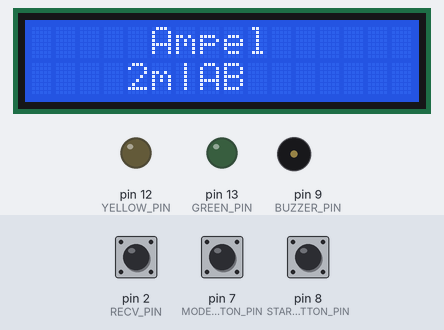
Bench run of a sketch on a simulated Arduino Uno, built with avr-gcc and run on an emulated ATmega328P. Parts: 16×2 character LCD, output pins drawn as LEDs (lit = HIGH), buzzer (waves = sounding). Inputs (shaded band) come from the test bench; at power-on: pin 8 (START_BUTTON_PIN) HIGH, pin 2 (RECV_PIN) HIGH, pin 7 (MODE_BUTTON_PIN) HIGH.

Above: at 10.3 s.
10.4 s: pin 8 (START_BUTTON_PIN) pulled LOW for 0.15 s
At 11.1 s:
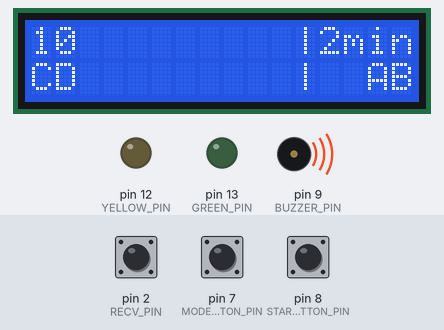
At 14.2 s:
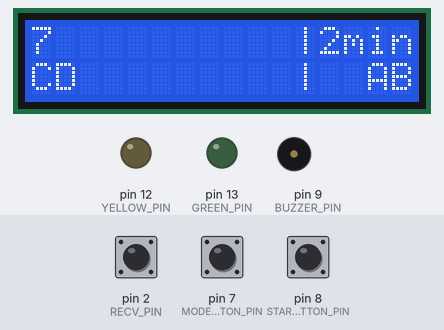
Timing chart, 0 to 15.7 s (numbered marks = the images above; inputs shaded):
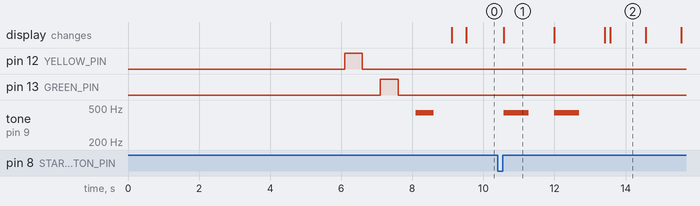

The sketch:

BogenschiessAmpel.ino
```cpp
/*-------------------------------------------------------------
    >>> ToDo <<<
  - Display show 0 from countdown??
  - after abbruch (interrupt) noting works)


  next todo:
  - fix displayed mode and time & show in menue
  - check if all modi are correct
  - stop (curr to end)


--------------------------------------------------------------- */
#include <IRremote.hpp>

#include <LiquidCrystal_I2C.h>

//max millis time:  .046471111111h

#define RED_PIN 11
#define YELLOW_PIN 12
#define GREEN_PIN 13

#define START_BUTTON_PIN 8
#define MODE_BUTTON_PIN 7

#define BUZZER_PIN 9
#define INTERRUPT_ABBRUCH_PIN 18
#define INTERRUPT_WEITER_PIN 19

#define RECV_PIN 2

int mode_num = 0; //0 --> standard mode

unsigned long shooting_time = 0; //modus später
unsigned long start_time = 0;
unsigned long preparing_time = 0;
unsigned long old_disp_time = 0; //to remember the old display time to update it everytime it changes


bool terminate = false;
bool jump_forward = false;

int taster_stat = 0;
int mode_taster_stat = 1;

//mode variables
bool mode_ABCD = false; //true/false
int curr_group = 0; //0 = AB/ 1 = CD


LiquidCrystal_I2C lcd(0x27, 16, 2);

void setup() {
  //initializing
  Serial.begin(9600);
  attachInterrupt(digitalPinToInterrupt(INTERRUPT_ABBRUCH_PIN), terminateAll, FALLING);
  attachInterrupt(digitalPinToInterrupt(INTERRUPT_WEITER_PIN), jumpForward, FALLING);
  attachInterrupt(digitalPinToInterrupt(RECV_PIN), irInterrupt, FALLING);


  pinMode(YELLOW_PIN, OUTPUT);
  pinMode(GREEN_PIN, OUTPUT);

  pinMode(INTERRUPT_ABBRUCH_PIN, INPUT_PULLUP);
  pinMode(INTERRUPT_WEITER_PIN, INPUT_PULLUP);
  pinMode(START_BUTTON_PIN, INPUT_PULLUP);
  pinMode(MODE_BUTTON_PIN, INPUT_PULLUP);

  IrReceiver.begin(RECV_PIN);


  lcd.init();
  lcd.clear();
  lcd.backlight();

  //-----------------

  digitalWrite(RED_PIN,LOW);
  digitalWrite(YELLOW_PIN,LOW);
  digitalWrite(GREEN_PIN,LOW);

  systemTest(); //test all outputs

  //-----------------
  printCharLcd("Ampel", 5, 0);

  //set variables
  setMode(4, false); //standart mode; 1 -> 4min, AB
  preparing_time = secInMil(10);
  setMode(20, false); //standard mode
}

void loop() {

  /*//buttons to set mode
  if(digitalRead(MODE_1) == 0) setMode(4, false); //1 -> 4min, AB
  if(digitalRead(MODE_2) == 0) setMode(4, true);  //1 -> 4min, ABCD
  if(digitalRead(MODE_3) == 0) setMode(2, false); //1 -> 2min, AB
  if(digitalRead(MODE_4) == 0) setMode(2, true);  //1 -> 2min, ABCD*/

  if(digitalRead(MODE_BUTTON_PIN) == 0 && (mode_taster_stat == 1)){
    mode_taster_stat = 0;
  }else if(digitalRead(MODE_BUTTON_PIN) == 1 && (mode_taster_stat == 0)){ //call function when button is released
    mode_taster_stat = 1;
    selectMode();
  }


  //Serial.println(terminate);


  if(millis() % 500 == 0){  //write settings on display
    lcd.clear();
    printCharLcd("Ampel", 5, 0);

    printIntLcd(milInMin(shooting_time), 4, 1);
    printCharLcd("min", 5, 1);

    printCharLcd("|", 6, 1);

    if(mode_ABCD){
      printCharLcd("ABCD", 7, 1);
    }else{
      printCharLcd("AB", 7, 1);
    }
  }


  /*Serial.print("time: ");
  Serial.println(shooting_time);
  Serial.print(", ABCD: ");
  Serial.println(mode_ABCD);*/

  if(digitalRead(START_BUTTON_PIN) == 0 && taster_stat == 0){  //start button
    taster_stat = 1;
  }
  if(digitalRead(START_BUTTON_PIN) == 1 && taster_stat == 1){ //call function when button is released
    taster_stat = 0;
    terminate = false;
    executeMode();
  }
}

// -------------------------------------------------------------------------------

void selectMode(){
  mode_num++;
  if(mode_num>3) mode_num = 0;

  if(mode_num == 0) setMode(4, false); //-> 4min, AB
  if(mode_num == 1) setMode(4, true);  //-> 4min, ABCD
  if(mode_num == 2) setMode(2, false); //-> 2min, AB
  if(mode_num == 3) setMode(2, true);  //-> 2min, ABCD
}

void setMode(unsigned long time, bool ABCD){ //time in minutes; ab mode true or false
  shooting_time = minInMil(time);
  //Serial.println(shooting_time);
  mode_ABCD = ABCD;
  curr_group = 1; //everytime you set a mode ab starts
  //Serial.println(shooting_time);
}

void executeMode(){
  //reset
  if(millis() < start_time) Serial.print("!!!! ACHTUNG RESTARTEN - TIME OVERFLOW !!!!"); //TIME OVERFLOW!!!!! (this happens after ca. 1193h, then nothing works bis you restart)


  shootingCountdown(); //green and yellow time
  if(mode_ABCD){
    changeGroup();
    shootingCountdown(); //if ABCD again
  }


  //red! Finished
  digitalWrite(YELLOW_PIN, LOW);
  digitalWrite(RED_PIN, HIGH);
  lcd.clear();

  if(terminate){  //Abbruch
    printCharLcd("Abbruch!", 4, 0);
    for(int i=0; i<6; i++){
      playTone(800, 500);
    }
    terminate = false;
  }else{          //norm. Ende
    printCharLcd("Time up!", 4, 0);
    playTone(440, 700);
    playTone(440, 700);
    playTone(440, 700);
  }

}


void shootingCountdown(){
  //reset
  digitalWrite(GREEN_PIN, LOW);
  digitalWrite(YELLOW_PIN, LOW);
  digitalWrite(RED_PIN, LOW);
  start_time = millis();


  //prepare time (red)
  int x = 0;
  while(!terminate && !jump_forward && (millis() <= start_time + preparing_time)){

    digitalWrite(RED_PIN, HIGH);
    writeTime(computeCountdown(preparing_time));
    if(x < 2){
      playTone(440, 700);
      x++;
    }
  }


  start_time = millis(); //reset start time again

  //green time
  playTone(440, 700);
  while(!terminate && !jump_forward && (millis() <= start_time + shooting_time - secInMil(30))){ //yellow time (should be 30 sec in the end) ------------------------------------------------------------------------------------------------- !!!!
    digitalWrite(RED_PIN, LOW);
    digitalWrite(GREEN_PIN, HIGH);
    writeTime(computeCountdown(shooting_time));
  }

  //yellow time
  while(!terminate && !jump_forward && (millis() <= start_time + shooting_time)){
    digitalWrite(GREEN_PIN, LOW);
    digitalWrite(YELLOW_PIN, HIGH);
    writeTime(computeCountdown(shooting_time));
  }

  jump_forward = false;
}

void irInterrupt(){

}

void terminateAll(){
  terminate = true;
  digitalWrite(GREEN_PIN, LOW);
  digitalWrite(YELLOW_PIN, LOW);
  digitalWrite(RED_PIN, HIGH);
}

void jumpForward(){
  jump_forward = true;
  digitalWrite(GREEN_PIN, LOW);
  digitalWrite(YELLOW_PIN, LOW);
  digitalWrite(RED_PIN, HIGH);
}

void writeTime(int zeit){       //wite time and (if abcd) group at lcd display
  if(zeit != old_disp_time){
    old_disp_time = zeit;
    lcd.clear();
    printIntLcd(zeit, 0, 0);

    if(curr_group == 0 ) printCharLcd("AB", 0, 1);
    if(curr_group == 1 ) printCharLcd("CD", 0, 1);
    //Serial.println(zeit);

    if(mode_ABCD){
      printCharLcd("ABCD", 12, 1);
    }else{
      printCharLcd("AB", 14, 1);
    }
    printIntLcd(milInMin(shooting_time), 12, 0);
    printCharLcd("min", 13, 0);

    printCharLcd("|", 11, 0);
    printCharLcd("|", 11, 1);
  }

}

void changeGroup(){
  if(curr_group == 0){
      curr_group = 1;
    }else{
      curr_group = 0;
  }
  //Serial.println(curr_group);

  /*
  if(mode_ABCD){
    if(curr_group == "AB"){
      printCharLcd("AB", 0, 1);
      curr_group = "CD";
    }else{
      printCharLcd("CD", 0, 1);
      curr_group = "AB";
    }
  }
  */
}

void systemTest(){
  printCharLcd("----------------", 0, 1);
  printCharLcd("Please wait...", 1, 0);

  delay(5000);

  digitalWrite(RED_PIN,HIGH);
  delay(500);
  digitalWrite(RED_PIN,LOW);
  delay(500);
  digitalWrite(YELLOW_PIN,HIGH);
  delay(500);
  digitalWrite(YELLOW_PIN,LOW);
  delay(500);
  digitalWrite(GREEN_PIN,HIGH);
  delay(500);
  digitalWrite(GREEN_PIN,LOW);
  delay(500);
  tone(BUZZER_PIN, 440);
  delay(500);
  noTone(BUZZER_PIN);
  delay(500);
}

// ----------------------------- Help Functions ----------------------------------
unsigned long secInMil(int sec){
  return sec * 1000;
}

unsigned long minInMil(unsigned long min){
  return min * 60 * 1000;
}

unsigned long milInMin(unsigned long mil){
  return mil / 1000 / 60;
}

int computeCountdown(unsigned long time){ //computes the remaining time of the current countdown
  //Serial.println(20000/1000 - (millis()- start_time) / 1000);
  return time/1000 - (millis()- start_time) / 1000;
}

void printCharLcd(char text[], int cursorX, int cursorY){
  //Lcd.clear();
  lcd.setCursor(cursorX, cursorY);
  lcd.print(text);
}

void printIntLcd(int num, int cursorX, int cursorY){
  //Lcd.clear();
  lcd.setCursor(cursorX, cursorY);
  lcd.print(num);
}

void printFloatLcd(float num, int cursorY, int cursorX){
  //Lcd.clear();
  lcd.setCursor(cursorX, cursorY);
  lcd.print(num);
}

void playTone(int f, int dur){
  tone(BUZZER_PIN, f);
  delay(dur); //tone duration
  noTone(BUZZER_PIN);
  delay(dur); //pause == tone dur
}
```

Measured:
- after the input at 10.4 s, tone on pin 9 (BUZZER_PIN): alternates 440 Hz for 0.70 s and silent for 0.72 s, 4 changes in all, then stays silent, starting after 0.17 s; the display: changes after 0.17 s (image 1)
- what the display in image 1 shows lasts 1.4 s, from 10.6 s to 12.0 s
